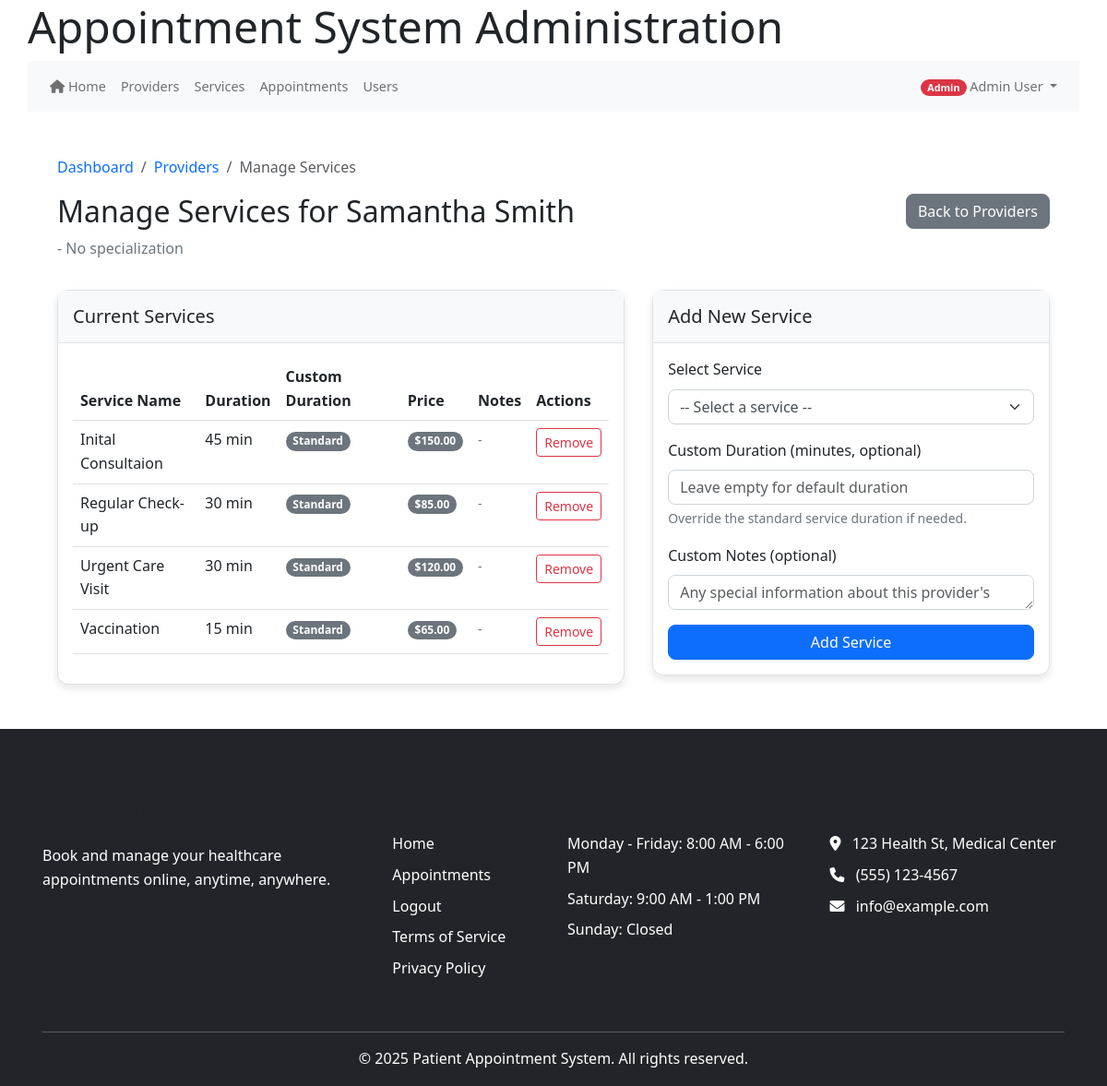
The app's page /index.php/admin/manageProviderServices?id=68 (signed in) with its own data.
### tables this page shows
CREATE TABLE IF NOT EXISTS `users` (
  `user_id` int(11) NOT NULL AUTO_INCREMENT,
  `email` varchar(255) NOT NULL,
  `password_hash` varchar(255) NOT NULL,
  `first_name` varchar(100) NOT NULL,
  `last_name` varchar(100) NOT NULL,
  `phone` varchar(20) DEFAULT NULL,
  `role` enum('patient','provider','admin','staff') NOT NULL,
  `is_active` tinyint(1) DEFAULT 1,
  `is_verified` tinyint(1) DEFAULT 0,
  `email_verified_at` datetime DEFAULT NULL,
  `created_at` datetime DEFAULT current_timestamp(),
  `last_login` datetime DEFAULT NULL,
  `verification_token` varchar(64) DEFAULT NULL,
  `reset_token` varchar(64) DEFAULT NULL,
  `reset_token_expires` datetime DEFAULT NULL,
  `token_expires` datetime DEFAULT NULL,
  `password_change_required` tinyint(1) DEFAULT 0,
  PRIMARY KEY (`user_id`)
);

CREATE TABLE IF NOT EXISTS `provider_services` (
  `provider_service_id` int(11) NOT NULL AUTO_INCREMENT,
  `provider_id` int(11) NOT NULL,
  `service_id` int(11) NOT NULL,
  `custom_duration` int(11) DEFAULT NULL COMMENT 'Override default duration if needed',
  `custom_notes` text DEFAULT NULL,
  `created_at` datetime DEFAULT current_timestamp(),
  PRIMARY KEY (`provider_service_id`),
  KEY `provider_id` (`provider_id`),
  KEY `service_id` (`service_id`)
);

CREATE TABLE IF NOT EXISTS `services` (
  `service_id` int(11) NOT NULL AUTO_INCREMENT,
  `name` varchar(255) NOT NULL,
  `description` text DEFAULT NULL,
  `duration` int(11) DEFAULT 30,
  `price` decimal(10,2) DEFAULT NULL,
  `is_active` tinyint(1) DEFAULT 1,
  `created_at` timestamp NOT NULL DEFAULT current_timestamp(),
  PRIMARY KEY (`service_id`)
);

### views/admin/provider_services.php (the view, shortened to what the rows shown need)
<?php include VIEW_PATH . '/partials/header.php'; ?>
<div class="container my-4">
    <nav aria-label="breadcrumb">
        <ol class="breadcrumb">
            <li class="breadcrumb-item"><a href="<?= base_url('index.php/admin') ?>">Dashboard</a></li>
            <li class="breadcrumb-item"><a href="<?= base_url('index.php/admin/providers') ?>">Providers</a></li>
            <li class="breadcrumb-item active" aria-current="page">Manage Services</li>
        </ol>
    </nav>
    <div class="row mb-3">
        <div class="col-md-8">
            <h2>Manage Services for <?= htmlspecialchars($provider['first_name'] . ' ' . $provider['last_name']) ?></h2>
            <p class="text-muted"><?= htmlspecialchars($provider['title'] ?? '') ?> - <?= htmlspecialchars($provider['specialization'] ?? 'No specialization') ?></p>
        </div>
        <div class="col-md-4 text-end">
            <a href="<?= base_url('index.php/admin/providers') ?>" class="btn btn-secondary">
                Back to Providers
            </a>
        </div>
    </div>
    <div class="row">
        <div class="col-md-7">
            <div class="card shadow-sm mb-4">
                <div class="card-header bg-light">
                    <h5 class="card-title mb-0">Current Services</h5>
                </div>
                <div class="card-body">
                    <?php if (empty($services)): ?>
                        <p class="text-muted">This provider is not offering any services yet.</p>
                    <?php else: ?>
                        <div class="table-responsive">
                            <table class="table table-hover">
                                <thead>
                                    <tr>
                                        <th>Service Name</th>
                                        <th>Duration</th>
                                        <th>Custom Duration</th>
                                        <th>Price</th>
                                        <th>Notes</th>
                                        <th>Actions</th>
                                    </tr>
                                </thead>
                                <tbody>
                                    <?php foreach ($services as $service): ?>
                                        <tr>
                                            <td><?= htmlspecialchars($service['name']) ?></td>
                                            <td><?= $service['custom_duration'] ? $service['custom_duration'] : $service['duration'] ?> min</td>
                                            <td>
                                                <?php if ($service['custom_duration']): ?>
                                                    <span class="badge bg-info"><?= $service['custom_duration'] ?> min</span>
                                                <?php else: ?>
                                                    <span class="badge bg-secondary">Standard</span>
                                                <?php endif; ?>
                                            </td>
                                            <td>
                                                <span class="badge bg-secondary">$<?= number_format($service['price'], 2) ?></span>
                                            </td>
                                            <td>
                                                <?php if (!empty($service['custom_notes'])): ?>
                                                    <small class="text-muted"><?= htmlspecialchars($service['custom_notes']) ?></small>
                                                <?php else: ?>
                                                    <small class="text-muted">-</small>
                                                <?php endif; ?>
                                            </td>
                                            <td>
                                                <form method="post" action="<?= base_url('index.php/admin/manageProviderServices/' . $provider['user_id']) ?>" onsubmit="return confirm('Are you sure you want to remove this service?')">
                                                    <button type="submit" class="btn btn-sm btn-outline-danger">
                                                        <i class="bi bi-trash"></i> Remove
                                                    </button>
                                                </form>
                                            </td>
                                        </tr>
                                    <?php endforeach; ?>
                                </tbody>
                            </table>
                        </div>
                    <?php endif; ?>
                </div>
            </div>
        </div>
        <div class="col-md-5">
            <div class="card shadow-sm">
                <div class="card-header bg-light">
                    <h5 class="card-title mb-0">Add New Service</h5>
                </div>
                <div class="card-body">
                    <form method="post" action="<?= base_url('index.php/admin/manageProviderServices/' . $provider['user_id']) ?>">
                        <div class="mb-3">
                            <label for="service_id" class="form-label">Select Service</label>
                            <select class="form-select" id="service_id" name="service_id" required>
                                <option value="">-- Select a service --</option>
                            </select>
                        </div>
                        <div class="mb-3">
                            <label for="custom_duration" class="form-label">Custom Duration (minutes, optional)</label>
                            <input type="number" class="form-control" id="custom_duration" name="custom_duration"
                                   min="5" step="5" placeholder="Leave empty for default duration">
                            <div class="form-text">Override the standard service duration if needed.</div>
                        </div>
                        <div class="mb-3">
                            <label for="custom_notes" class="form-label">Custom Notes (optional)</label>
                            <textarea class="form-control" id="custom_notes" name="custom_notes" rows="2"
                                      placeholder="Any special information about this provider's service"></textarea>
                        </div>
                        <div class="d-grid">
                            <button type="submit" class="btn btn-primary">
                                <i class="bi bi-plus-circle"></i> Add Service
                            </button>
                        </div>
                    </form>
                </div>
            </div>
        </div>
    </div>
</div>
<?php include VIEW_PATH . '/partials/footer.php'; ?>

### records on screen
users: first_name+last_name "Samantha Smith"
provider_services: service.name "Inital Consultaion", service.duration "45", shows "Standard", service.price "150.00"
provider_services: service.name "Regular Check-up", service.duration "30", shows "Standard", service.price "85.00"
provider_services: service.name "Urgent Care Visit", service.duration "30", shows "Standard", service.price "120.00"
provider_services: service.name "Vaccination", service.duration "15", shows "Standard", service.price "65.00"

### other values on screen
$userRole "Admin"
$userName "Admin User"
$provider['specialization'] "No specialization"
